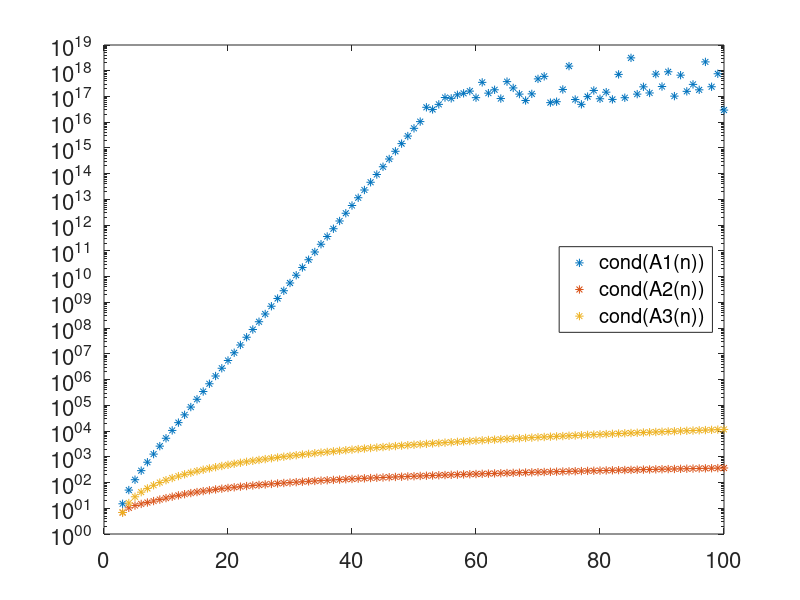

MATLAB code to generate this figure:
% Week 1 Problem 2
% show cond(A) in Example 1.1.2 , 1.1.20 and 1.1.1
% cheng yu ge
% 12307110079

cond1 = zeros(1,100);
cond2 = zeros(1,100);
cond3 = zeros(1,100);
for i = 3 : 100
    A1 = eye(i) + diag([0,-3*ones(1,i-2)],-1) + diag(2*ones(1,i-2),-2);
    cond1(i) = cond(A1); % 1.1.2
    A2 = A1 + diag(-1, i-1);
    cond2(i) = cond(A2); % 1.1.20
    A3 = eye(i) + diag([0,-2*ones(1,i-2)],-1) + diag(ones(1,i-2),-2);
    cond3(i) = cond(A3); % 1.1.1
end
semilogy(1:100, cond1,'*');hold on;
semilogy(1:100, cond2,'*');
semilogy(1:100, cond3,'*');
h = legend('cond(A1(n))', 'cond(A2(n))', 'cond(A3(n))', 'Location', 'East');
set(h,'Fontsize', 22);
set(gca,'Fontsize', 16);